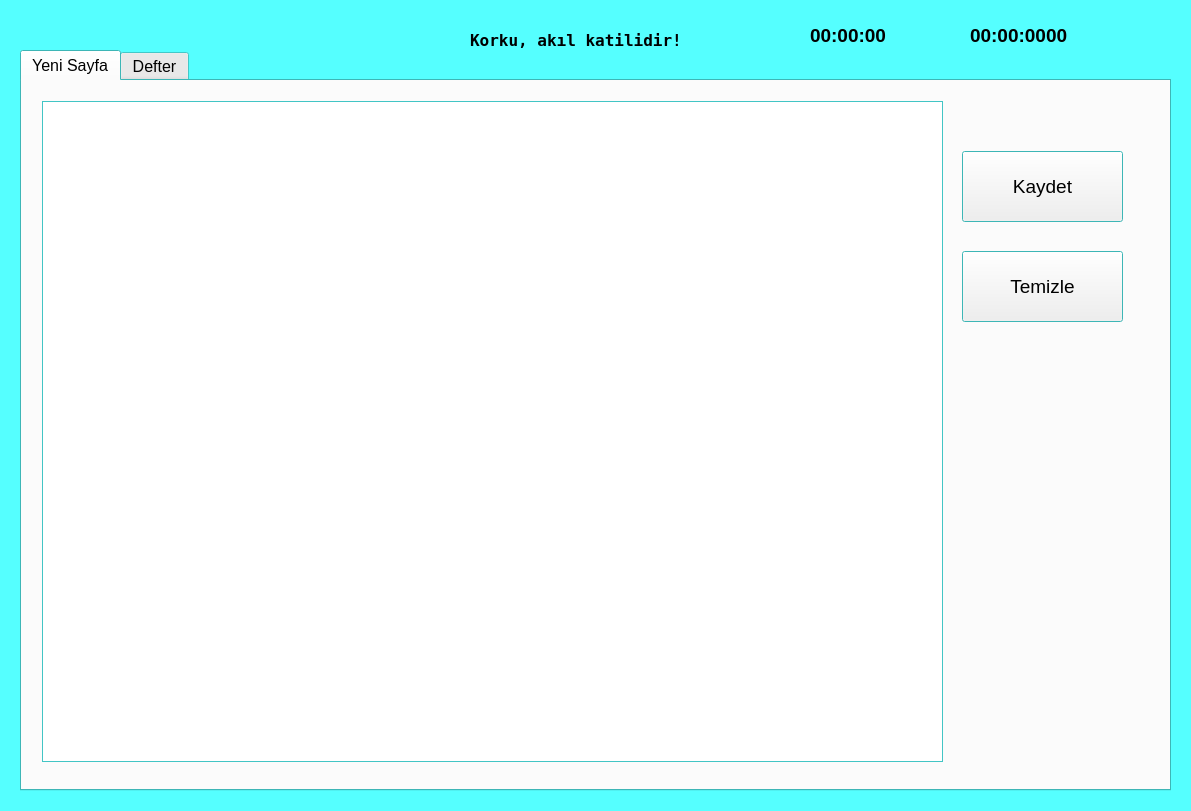
<?xml version="1.0" encoding="UTF-8"?>
<ui version="4.0">
 <class>MainWindow</class>
 <widget class="QMainWindow" name="MainWindow">
  <property name="geometry">
   <rect>
    <x>0</x>
    <y>0</y>
    <width>1191</width>
    <height>811</height>
   </rect>
  </property>
  <property name="palette">
   <palette>
    <active>
     <colorrole role="Base">
      <brush brushstyle="SolidPattern">
       <color alpha="255">
        <red>255</red>
        <green>255</green>
        <blue>255</blue>
       </color>
      </brush>
     </colorrole>
     <colorrole role="Window">
      <brush brushstyle="SolidPattern">
       <color alpha="255">
        <red>85</red>
        <green>255</green>
        <blue>255</blue>
       </color>
      </brush>
     </colorrole>
    </active>
    <inactive>
     <colorrole role="Base">
      <brush brushstyle="SolidPattern">
       <color alpha="255">
        <red>255</red>
        <green>255</green>
        <blue>255</blue>
       </color>
      </brush>
     </colorrole>
     <colorrole role="Window">
      <brush brushstyle="SolidPattern">
       <color alpha="255">
        <red>85</red>
        <green>255</green>
        <blue>255</blue>
       </color>
      </brush>
     </colorrole>
    </inactive>
    <disabled>
     <colorrole role="Base">
      <brush brushstyle="SolidPattern">
       <color alpha="255">
        <red>85</red>
        <green>255</green>
        <blue>255</blue>
       </color>
      </brush>
     </colorrole>
     <colorrole role="Window">
      <brush brushstyle="SolidPattern">
       <color alpha="255">
        <red>85</red>
        <green>255</green>
        <blue>255</blue>
       </color>
      </brush>
     </colorrole>
    </disabled>
   </palette>
  </property>
  <property name="font">
   <font>
    <pointsize>12</pointsize>
   </font>
  </property>
  <property name="windowTitle">
   <string>MainWindow</string>
  </property>
  <widget class="QWidget" name="centralwidget">
   <widget class="QTabWidget" name="tabWidget">
    <property name="geometry">
     <rect>
      <x>20</x>
      <y>50</y>
      <width>1151</width>
      <height>741</height>
     </rect>
    </property>
    <property name="currentIndex">
     <number>0</number>
    </property>
    <widget class="QWidget" name="tab">
     <attribute name="title">
      <string>Yeni Sayfa</string>
     </attribute>
     <widget class="QPushButton" name="pushButton">
      <property name="geometry">
       <rect>
        <x>940</x>
        <y>70</y>
        <width>161</width>
        <height>71</height>
       </rect>
      </property>
      <property name="font">
       <font>
        <pointsize>14</pointsize>
       </font>
      </property>
      <property name="text">
       <string>Kaydet</string>
      </property>
     </widget>
     <widget class="QPushButton" name="pushButton_2">
      <property name="geometry">
       <rect>
        <x>940</x>
        <y>170</y>
        <width>161</width>
        <height>71</height>
       </rect>
      </property>
      <property name="font">
       <font>
        <pointsize>14</pointsize>
       </font>
      </property>
      <property name="text">
       <string>Temizle</string>
      </property>
     </widget>
     <widget class="QTextEdit" name="textEdit">
      <property name="geometry">
       <rect>
        <x>20</x>
        <y>20</y>
        <width>901</width>
        <height>661</height>
       </rect>
      </property>
     </widget>
    </widget>
    <widget class="QWidget" name="tab_2">
     <attribute name="title">
      <string>Defter</string>
     </attribute>
     <widget class="QPushButton" name="pushButton_3">
      <property name="geometry">
       <rect>
        <x>940</x>
        <y>490</y>
        <width>161</width>
        <height>71</height>
       </rect>
      </property>
      <property name="font">
       <font>
        <pointsize>14</pointsize>
       </font>
      </property>
      <property name="text">
       <string>Oku</string>
      </property>
     </widget>
     <widget class="QPushButton" name="pushButton_4">
      <property name="geometry">
       <rect>
        <x>940</x>
        <y>580</y>
        <width>161</width>
        <height>71</height>
       </rect>
      </property>
      <property name="font">
       <font>
        <pointsize>14</pointsize>
       </font>
      </property>
      <property name="text">
       <string>Sil</string>
      </property>
     </widget>
     <widget class="QTextEdit" name="textEdit_2">
      <property name="geometry">
       <rect>
        <x>20</x>
        <y>20</y>
        <width>901</width>
        <height>661</height>
       </rect>
      </property>
     </widget>
     <widget class="QListWidget" name="listWidget">
      <property name="geometry">
       <rect>
        <x>940</x>
        <y>20</y>
        <width>161</width>
        <height>451</height>
       </rect>
      </property>
     </widget>
    </widget>
   </widget>
   <widget class="QLabel" name="label">
    <property name="geometry">
     <rect>
      <x>470</x>
      <y>20</y>
      <width>241</width>
      <height>41</height>
     </rect>
    </property>
    <property name="font">
     <font>
      <family>Fixedsys</family>
      <pointsize>12</pointsize>
      <weight>75</weight>
      <bold>true</bold>
     </font>
    </property>
    <property name="text">
     <string>Korku, akıl katilidir!</string>
    </property>
   </widget>
   <widget class="QLabel" name="label_2">
    <property name="geometry">
     <rect>
      <x>810</x>
      <y>20</y>
      <width>121</width>
      <height>31</height>
     </rect>
    </property>
    <property name="font">
     <font>
      <pointsize>14</pointsize>
      <weight>75</weight>
      <bold>true</bold>
     </font>
    </property>
    <property name="text">
     <string>00:00:00</string>
    </property>
   </widget>
   <widget class="QLabel" name="label_3">
    <property name="geometry">
     <rect>
      <x>970</x>
      <y>20</y>
      <width>151</width>
      <height>31</height>
     </rect>
    </property>
    <property name="font">
     <font>
      <pointsize>14</pointsize>
      <weight>75</weight>
      <bold>true</bold>
     </font>
    </property>
    <property name="text">
     <string>00:00:0000</string>
    </property>
   </widget>
  </widget>
 </widget>
 <resources/>
 <connections/>
</ui>
